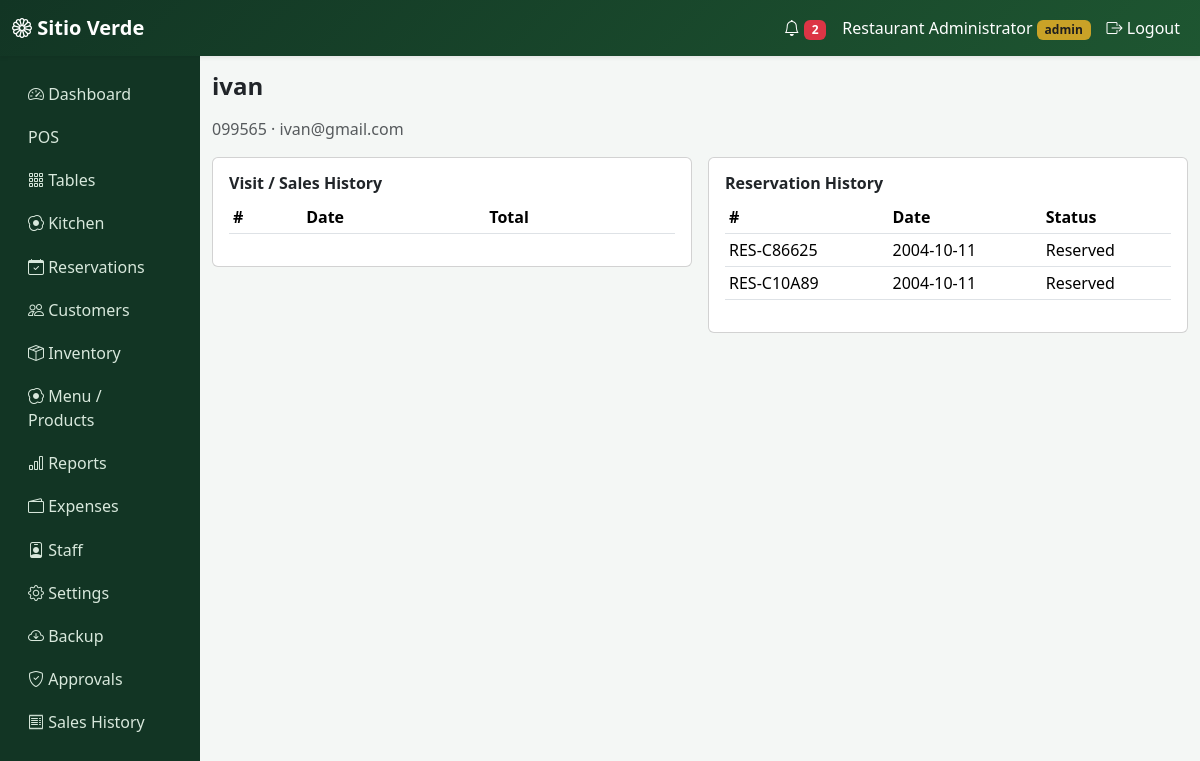
The page /customers/1 (signed in) on the database its author committed.
### app/models.py (models this page shows, shortened)
class User(db.Model, UserMixin):
    id = db.Column(db.Integer, primary_key=True)
    username = db.Column(db.String(64), unique=True, nullable=False)
    password_hash = db.Column(db.String(256), nullable=False)
    role = db.Column(db.String(20), default="staff", nullable=False)  # admin | staff
    name = db.Column(db.String(120))
    active = db.Column(db.Boolean, default=True)
    created_at = db.Column(db.DateTime, default=datetime.utcnow)
    def is_admin(self):
        return self.role == "admin"

class Customer(db.Model):
    id = db.Column(db.Integer, primary_key=True)
    name = db.Column(db.String(120), nullable=False)
    phone = db.Column(db.String(20))
    email = db.Column(db.String(120))
    preferred_events = db.Column(db.String(200))
    notes = db.Column(db.Text)
    created_at = db.Column(db.DateTime, default=datetime.utcnow)
    sales = db.relationship("Sale", backref="customer", lazy=True)
    reservations = db.relationship("Reservation", backref="customer", lazy=True)

class Reservation(db.Model):
    id = db.Column(db.Integer, primary_key=True)
    reservation_number = db.Column(db.String(20), unique=True, nullable=False)
    inquiry_number = db.Column(db.String(20))
    customer_id = db.Column(db.Integer, db.ForeignKey("customer.id"))
    date = db.Column(db.Date, nullable=False)
    time = db.Column(db.Time, nullable=False)
    status = db.Column(db.String(20), default="Reserved")
    customer_name = db.Column(db.String(120), nullable=False)
    phone = db.Column(db.String(20))
    email = db.Column(db.String(120))
    pax = db.Column(db.Integer, nullable=False)
    event_type = db.Column(db.String(50))
    special_requests = db.Column(db.Text)
    assigned_staff = db.Column(db.String(120))
    confirmed_by = db.Column(db.String(120))
    date_confirmed = db.Column(db.DateTime)
    down_payment = db.Column(db.Float, default=0)
    arrival_time = db.Column(db.DateTime)
    actual_pax = db.Column(db.Integer)
    total_bill = db.Column(db.Float, default=0)
    remaining_balance = db.Column(db.Float, default=0)
    created_at = db.Column(db.DateTime, default=datetime.utcnow)
    attachments = db.relationship(
        "ReservationAttachment",
        backref="reservation",
        lazy=True,
        cascade="all, delete-orphan",
    )
    res_payments = db.relationship(
        "ReservationPayment",
        backref="reservation",
        lazy=True,
        cascade="all, delete-orphan",
    )

### app/customers/routes.py (the view)
@customers.route("/<int:id>")
@login_required
def detail(id):
    c = Customer.query.get_or_404(id)
    sales = Sale.query.filter_by(customer_id=id).order_by(Sale.created_at.desc()).all()
    reservation_history = Reservation.query.filter_by(customer_id=id).order_by(Reservation.date.desc()).all()
    return render_template("customers/detail.html", c=c, sales=sales, reservation_history=reservation_history)

### app/notifications/helpers.py (called while the page is built)
def unread_notification_count():
    return Notification.query.filter_by(is_read=False).count()

### app/templates/customers/detail.html (shortened to what this page needs)
{% extends "base.html" %}
{% block content %}
<h4 class="fw-bold mb-3">{{ c.name }}</h4>
<p class="text-muted">{{ c.phone }} &middot; {{ c.email or '' }}</p>
<div class="row g-3">
  <div class="col-lg-6">
    <div class="card p-3">
      <h6 class="fw-bold">Visit / Sales History</h6>
      <table class="table table-sm"><thead><tr><th>#</th><th>Date</th><th>Total</th></tr></thead>
      <tbody>{% for s in sales %}<tr><td>{{ s.sale_number }}</td><td>{{ s.created_at.strftime('%Y-%m-%d') }}</td><td>₱{{ '%.2f'|format(s.total) }}</td></tr>{% endfor %}</tbody></table>
    </div>
  </div>
  <div class="col-lg-6">
    <div class="card p-3">
      <h6 class="fw-bold">Reservation History</h6>
      <table class="table table-sm"><thead><tr><th>#</th><th>Date</th><th>Status</th></tr></thead>
      <tbody>{% for r in reservation_history %}<tr><td>{{ r.reservation_number }}</td><td>{{ r.date }}</td><td>{{ r.status }}</td></tr>{% endfor %}</tbody></table>
    </div>
  </div>
</div>
{% endblock %}

### app/templates/base.html (shortened to what this page needs)
<!DOCTYPE html>
<html lang="en">
<head>
  <link href="https://cdn.jsdelivr.net/npm/bootstrap@5.3.3/dist/css/bootstrap.min.css" rel="stylesheet">
  <link href="https://cdn.jsdelivr.net/npm/bootstrap-icons@1.11.3/font/bootstrap-icons.css" rel="stylesheet">
  <link href="{{ url_for('static', filename='css/style.css') }}" rel="stylesheet">
</head>
<body>
{% if current_user.is_authenticated %}
<nav class="navbar navbar-expand-lg navbar-sv shadow-sm">
  <div class="container-fluid">
    <a class="navbar-brand fw-bold" href="{{ url_for('main.dashboard') }}"><i class="bi bi-flower1"></i> Sitio Verde</a>
    <div class="collapse navbar-collapse" id="nav1">
      <ul class="navbar-nav ms-auto align-items-lg-center">
        <li class="nav-item">
          <a class="nav-link" href="{{ url_for('notifications.list_notifications') }}">
            <i class="bi bi-bell"></i>
            {% if unread_notifications %}<span class="badge bg-danger">{{ unread_notifications }}</span>{% endif %}
          </a>
        </li>
        <li class="nav-item"><span class="nav-link">{{ current_user.name or current_user.username }} <small class="badge badge-sv">{{ current_user.role }}</small></span></li>
        <li class="nav-item"><a class="nav-link" href="{{ url_for('auth.logout') }}"><i class="bi bi-box-arrow-right"></i> Logout</a></li>
      </ul>
    </div>
  </div>
</nav>
<div class="container-fluid">
  <div class="row">
    <div class="col-lg-2 sidebar py-3 d-none d-lg-block">
      <a href="{{ url_for('main.dashboard') }}"><i class="bi bi-speedometer2"></i> Dashboard</a>
      <a href="{{ url_for('pos.index') }}"> POS</a>
      <a href="{{ url_for('tables_bp.layout') }}"><i class="bi bi-grid-3x3-gap"></i> Tables</a>
      <a href="{{ url_for('kitchen.queue') }}"><i class="bi bi-egg-fried"></i> Kitchen</a>
      <a href="{{ url_for('reservations.list_reservations') }}"><i class="bi bi-calendar-check"></i> Reservations</a>
      <a href="{{ url_for('customers.list_customers') }}"><i class="bi bi-people"></i> Customers</a>
      {% if current_user.is_admin() %}
      <a href="{{ url_for('inventory.list_items') }}"><i class="bi bi-box-seam"></i> Inventory</a>
      <a href="{{ url_for('admin.products') }}"><i class="bi bi-egg-fried"></i> Menu / Products</a>
      <a href="{{ url_for('reports.index') }}"><i class="bi bi-bar-chart"></i> Reports</a>
      <a href="{{ url_for('expenses.list_expenses') }}"><i class="bi bi-wallet2"></i> Expenses</a>
      <a href="{{ url_for('admin.users') }}"><i class="bi bi-person-badge"></i> Staff</a>
      <a href="{{ url_for('admin.settings') }}"><i class="bi bi-gear"></i> Settings</a>
      <a href="{{ url_for('admin.backup') }}"><i class="bi bi-cloud-arrow-down"></i> Backup</a>
      <a href="{{ url_for('pos.approvals') }}"><i class="bi bi-shield-check"></i> Approvals</a>
      {% endif %}
      <a href="{{ url_for('pos.history') }}"><i class="bi bi-receipt"></i> Sales History</a>
    </div>
    <div class="col-lg-10 py-3">
      {% block content %}{% endblock %}
    </div>
  </div>
</div>
{% else %}
  {% block guest_content %}{% endblock %}
{% endif %}
</body>
</html>

### app/static/css/style.css (style rules this page uses)
:root { --sv-green-900: #123524; --sv-green-700: #1e5631; --sv-green-600: #2f7a4f; --sv-green-100: #eaf5ec; --sv-gold: #c9a227; }
body { background: #f4f7f5; font-family: 'Segoe UI', system-ui, sans-serif; }
.navbar-sv { background: linear-gradient(135deg, var(--sv-green-900), var(--sv-green-700)); }
.navbar-sv .nav-link, .navbar-sv .navbar-brand { color: #fff !important; }
.sidebar { background: var(--sv-green-900); min-height: 100vh; }
.sidebar a { color: #d8e8dc; display:block; padding: .6rem 1rem; text-decoration:none; border-radius:6px; }
.badge-sv { background: var(--sv-gold); color:#1e1e1e; }

### rows shown on the page
User: name "Restaurant Administrator", role "admin"
Customer: name "ivan", phone "099565", email "ivan@gmail.com"
Reservation: reservation_number "RES-C86625", date "2004-10-11", status "Reserved"
Reservation: reservation_number "RES-C10A89", date "2004-10-11", status "Reserved"

### other values the page prints
{{ unread_notifications }} "2"
